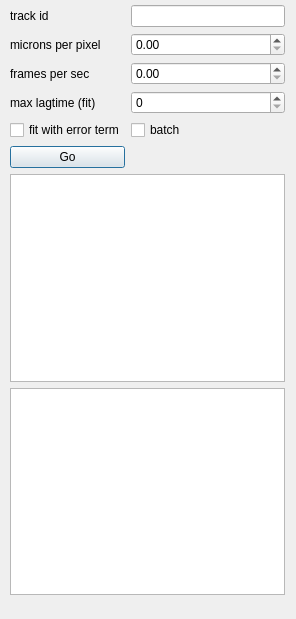
<?xml version="1.0" encoding="UTF-8"?>
<ui version="4.0">
 <class>Dialog</class>
 <widget class="QDialog" name="Dialog">
  <property name="geometry">
   <rect>
    <x>0</x>
    <y>0</y>
    <width>296</width>
    <height>619</height>
   </rect>
  </property>
  <property name="windowTitle">
   <string>Dialog</string>
  </property>
  <widget class="QSplitter" name="splitter_2">
   <property name="geometry">
    <rect>
     <x>660</x>
     <y>470</y>
     <width>113</width>
     <height>64</height>
    </rect>
   </property>
   <property name="orientation">
    <enum>Qt::Vertical</enum>
   </property>
  </widget>
  <widget class="QWidget" name="">
   <property name="geometry">
    <rect>
     <x>10</x>
     <y>5</y>
     <width>275</width>
     <height>590</height>
    </rect>
   </property>
   <layout class="QGridLayout" name="gridLayout">
    <item row="0" column="0">
     <widget class="QLabel" name="label">
      <property name="text">
       <string>track id</string>
      </property>
     </widget>
    </item>
    <item row="0" column="1">
     <widget class="QLineEdit" name="track_id_lineEdit"/>
    </item>
    <item row="1" column="0">
     <widget class="QLabel" name="label_2">
      <property name="text">
       <string>microns per pixel</string>
      </property>
     </widget>
    </item>
    <item row="1" column="1">
     <widget class="QDoubleSpinBox" name="mpp_doubleSpinBox"/>
    </item>
    <item row="2" column="0">
     <widget class="QLabel" name="label_3">
      <property name="text">
       <string>frames per sec</string>
      </property>
     </widget>
    </item>
    <item row="2" column="1">
     <widget class="QDoubleSpinBox" name="fps_doubleSpinBox"/>
    </item>
    <item row="3" column="0">
     <widget class="QLabel" name="label_4">
      <property name="text">
       <string>max lagtime (fit)</string>
      </property>
     </widget>
    </item>
    <item row="3" column="1">
     <widget class="QSpinBox" name="max_lag_fit_spinBox"/>
    </item>
    <item row="4" column="0">
     <widget class="QCheckBox" name="error_term_checkBox">
      <property name="text">
       <string>fit with error term</string>
      </property>
     </widget>
    </item>
    <item row="4" column="1">
     <widget class="QCheckBox" name="batch_checkBox">
      <property name="text">
       <string>batch</string>
      </property>
     </widget>
    </item>
    <item row="5" column="0">
     <widget class="QPushButton" name="go_pushButton">
      <property name="text">
       <string>Go</string>
      </property>
     </widget>
    </item>
    <item row="6" column="0" colspan="2">
     <widget class="QGraphicsView" name="msd_graphicsView"/>
    </item>
    <item row="7" column="0" colspan="2">
     <widget class="QGraphicsView" name="loglog_msd_graphicsView"/>
    </item>
   </layout>
  </widget>
 </widget>
 <resources/>
 <connections/>
</ui>
